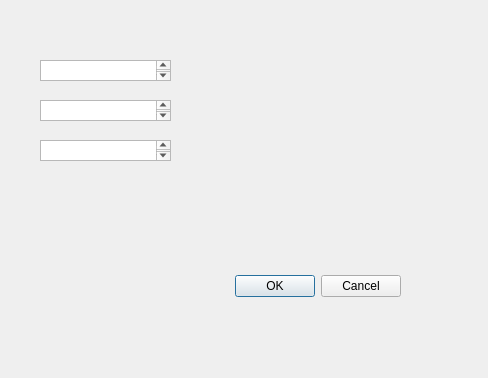
<?xml version="1.0" encoding="UTF-8"?>
<ui version="4.0">
 <class>ana</class>
 <widget class="QDialog" name="ana">
  <property name="geometry">
   <rect>
    <x>0</x>
    <y>0</y>
    <width>488</width>
    <height>378</height>
   </rect>
  </property>
  <property name="windowTitle">
   <string>ANASAYFA</string>
  </property>
  <widget class="QDialogButtonBox" name="buttonBox">
   <property name="geometry">
    <rect>
     <x>60</x>
     <y>270</y>
     <width>341</width>
     <height>32</height>
    </rect>
   </property>
   <property name="orientation">
    <enum>Qt::Horizontal</enum>
   </property>
   <property name="standardButtons">
    <set>QDialogButtonBox::Cancel|QDialogButtonBox::Ok</set>
   </property>
  </widget>
  <widget class="QPlainTextEdit" name="plainTextEdit">
   <property name="geometry">
    <rect>
     <x>40</x>
     <y>60</y>
     <width>131</width>
     <height>21</height>
    </rect>
   </property>
  </widget>
  <widget class="QPlainTextEdit" name="plainTextEdit_2">
   <property name="geometry">
    <rect>
     <x>40</x>
     <y>100</y>
     <width>131</width>
     <height>21</height>
    </rect>
   </property>
  </widget>
  <widget class="QPlainTextEdit" name="plainTextEdit_3">
   <property name="geometry">
    <rect>
     <x>40</x>
     <y>140</y>
     <width>131</width>
     <height>21</height>
    </rect>
   </property>
  </widget>
 </widget>
 <resources/>
 <connections>
  <connection>
   <sender>buttonBox</sender>
   <signal>accepted()</signal>
   <receiver>ana</receiver>
   <slot>accept()</slot>
   <hints>
    <hint type="sourcelabel">
     <x>248</x>
     <y>254</y>
    </hint>
    <hint type="destinationlabel">
     <x>157</x>
     <y>274</y>
    </hint>
   </hints>
  </connection>
  <connection>
   <sender>buttonBox</sender>
   <signal>rejected()</signal>
   <receiver>ana</receiver>
   <slot>reject()</slot>
   <hints>
    <hint type="sourcelabel">
     <x>316</x>
     <y>260</y>
    </hint>
    <hint type="destinationlabel">
     <x>286</x>
     <y>274</y>
    </hint>
   </hints>
  </connection>
 </connections>
</ui>
